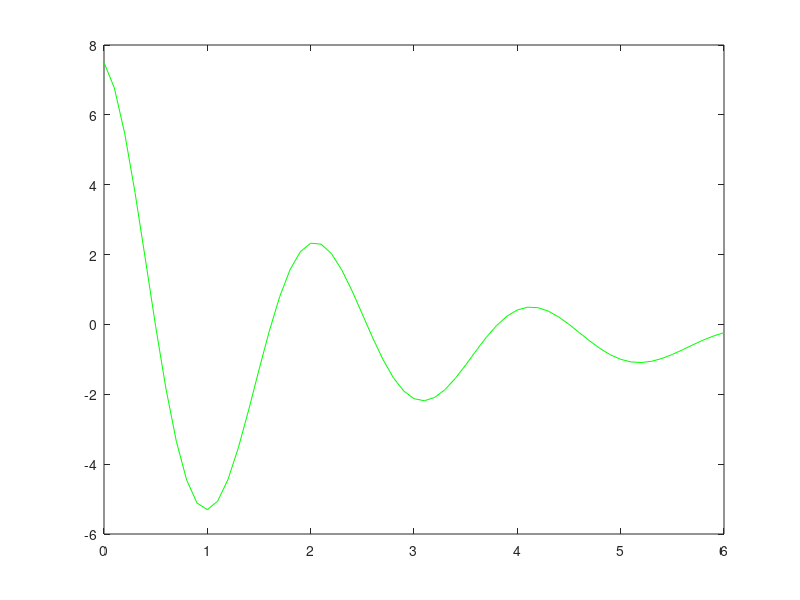
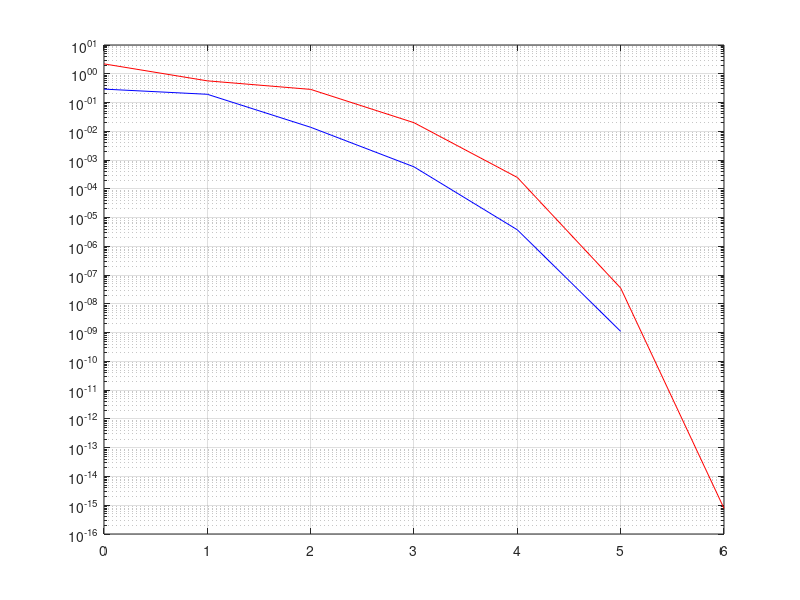

Recreate these plots in MATLAB, in order.
clear all

format("longG")

% how to devirate in matlab
% syms y(t)
%y(t) = 8*exp(-t/2)*cos(3*t) - 0.5;
%Df = diff(y,t)

H = 0.5;

% d fråga
% H = 2.8464405473

y = @(t) 8*exp(-t/2).*cos(3*t) - H;
yp = @(t) - 4*cos(3*t)*exp(-t/2) - 24*sin(3*t)*exp(-t/2);

% a).
t = 2;
i = 0;
tolerance = 10^(-8);
diff = 1;
maxiter = 100;
vekofdiffs = [];

% testing
vekofts = [t];

% y(t) - tolerance < H < y(t) + tolerance
while  diff > tolerance && i < maxiter
    i = i + 1;
    disp([t y(t) yp(t)])
    tnew = t - y(t)/yp(t);
    diff = abs(tnew - t);
    t = tnew;
    vekofdiffs = [vekofdiffs diff];
    vekofts = [vekofts tnew];
    disp([i t diff])
end

% printar ut och kollar om det stämmer
diff
i
t
y(t)
% -------------

% plottar en ny figur med graf y
figure()
plot([0:0.1:6]', y([0:0.1:6]'), 'g')
% plot(vekofts, y(vekofts), 'o')
figure()
%.---------------------------

semilogy([0:i-1]', vekofdiffs, 'r')
hold on
grid on

% a). t = 4.50, i = 14, startvärde 4.8

%b).
tnew = 5;
t = 4;
isek = 0;
diff = 1;
vekofdiffssek = [];

while diff > tolerance && isek < maxiter
    isek = isek +1;
    tnew = tnew - y(tnew)*(tnew - t)/(y(tnew) - y(t));
    diff = abs (t - tnew);
    vekofdiffssek = [vekofdiffssek diff];
    t = tnew;
    tnew = tnew + diff;
end

diff
isek
t

semilogy(0:isek-1, vekofdiffssek, 'b')
hold on

% b). Startvärden: t0 = 4 och t1 = 5, Newton har en lite bättre konvergenshastighet eftersom att i är 5 och
% i för sek är 6. Det är eftersom konvergenshastigheten för sekantmetoden är
% ungefär 1.62 och newtons är kvadratisk alltså 2.

% c). Konvergenshastigheten för newtons ge en snabbare konvergens än
% sekant. Eftersom newtons metod oftast är kvadratisk (förrutom när punkten har derivatan 0 som ger en mer linjär) konvergens.
% Sekant har däremot en konvergens hastighet på 1.62...

% d). Startvärde 2 med 18 iterationer. Det är möjligt att se att konvergenshastigheten är
% kvadratisk och startvärdet är väldigt känsligt.
